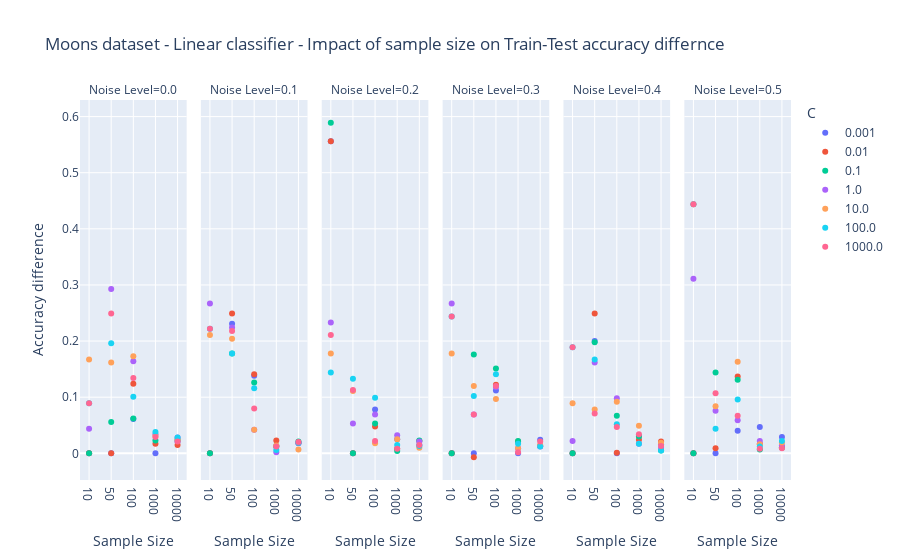

The notebook cell this image was saved under:
### Code cell
df2_lm.C = df2_lm.C.astype(str)
df2_lm.n_sample = df2_lm.n_sample.astype(str)

fig=px.scatter(df1_lm,x='n_sample',y='acc_diff',
               labels={'n_sample': 'Sample Size', 'acc_diff':'Accuracy difference', 'noise_level':'Noise Level'},
               color='C',hover_data=['n_sample'],facet_col='noise_level',
               title='Moons dataset - Linear classifier - Impact of sample size on Train-Test accuracy differnce')
fig.show()

### Figure 1 — Plotly figure (JSON) as saved in the notebook; plotly's stock layout.template omitted (floating-point values rounded to 4 significant figures)
{"data": [{"hovertemplate": "C=0.001<br>Noise Level=0.0<br>Sample Size=%{x}<br>Accuracy difference=%{y}<extra></extra>", "legendgroup": "0.001", "marker": {"color": "#636efa", "symbol": "circle"}, "mode": "markers", "name": "0.001", "orientation": "v", "showlegend": true, "type": "scatter", "x": ["10", "50", "100", "1000", "10000"], "xaxis": "x", "y": [0, 0, 0.061, 0, 0.021], "yaxis": "y"}, {"hovertemplate": "C=0.001<br>Noise Level=0.1<br>Sample Size=%{x}<br>Accuracy difference=%{y}<extra></extra>", "legendgroup": "0.001", "marker": {"color": "#636efa", "symbol": "circle"}, "mode": "markers", "name": "0.001", "orientation": "v", "showlegend": false, "type": "scatter", "x": ["10", "50", "100", "1000", "10000"], "xaxis": "x2", "y": [0, 0.231, 0.138, 0.012, 0.018], "yaxis": "y2"}, {"hovertemplate": "C=0.001<br>Noise Level=0.2<br>Sample Size=%{x}<br>Accuracy difference=%{y}<extra></extra>", "legendgroup": "0.001", "marker": {"color": "#636efa", "symbol": "circle"}, "mode": "markers", "name": "0.001", "orientation": "v", "showlegend": false, "type": "scatter", "x": ["10", "50", "100", "1000", "10000"], "xaxis": "x3", "y": [0.556, 0, 0.078, 0.025, 0.015], "yaxis": "y3"}, {"hovertemplate": "C=0.001<br>Noise Level=0.3<br>Sample Size=%{x}<br>Accuracy difference=%{y}<extra></extra>", "legendgroup": "0.001", "marker": {"color": "#636efa", "symbol": "circle"}, "mode": "markers", "name": "0.001", "orientation": "v", "showlegend": false, "type": "scatter", "x": ["10", "50", "100", "1000", "10000"], "xaxis": "x4", "y": [0, 0, 0.112, 0, 0.024], "yaxis": "y4"}, {"hovertemplate": "C=0.001<br>Noise Level=0.4<br>Sample Size=%{x}<br>Accuracy difference=%{y}<extra></extra>", "legendgroup": "0.001", "marker": {"color": "#636efa", "symbol": "circle"}, "mode": "markers", "name": "0.001", "orientation": "v", "showlegend": false, "type": "scatter", "x": ["10", "50", "100", "1000", "10000"], "xaxis": "x5", "y": [0, 0.2, 0, 0.031, 0.016], "yaxis": "y5"}, {"hovertemplate": "C=0.001<br>Noise Level=0.5<br>Sample Size=%{x}<br>Accuracy difference=%{y}<extra></extra>", "legendgroup": "0.001", "marker": {"color": "#636efa", "symbol": "circle"}, "mode": "markers", "name": "0.001", "orientation": "v", "showlegend": false, "type": "scatter", "x": ["10", "50", "100", "1000", "10000"], "xaxis": "x6", "y": [0, 0, 0.04, 0.047, 0.029], "yaxis": "y6"}, {"hovertemplate": "C=0.01<br>Noise Level=0.0<br>Sample Size=%{x}<br>Accuracy difference=%{y}<extra></extra>", "legendgroup": "0.01", "marker": {"color": "#EF553B", "symbol": "circle"}, "mode": "markers", "name": "0.01", "orientation": "v", "showlegend": true, "type": "scatter", "x": ["10", "50", "100", "1000", "10000"], "xaxis": "x", "y": [0, 0, 0.124, 0.017, 0.015], "yaxis": "y"}, {"hovertemplate": "C=0.01<br>Noise Level=0.1<br>Sample Size=%{x}<br>Accuracy difference=%{y}<extra></extra>", "legendgroup": "0.01", "marker": {"color": "#EF553B", "symbol": "circle"}, "mode": "markers", "name": "0.01", "orientation": "v", "showlegend": false, "type": "scatter", "x": ["10", "50", "100", "1000", "10000"], "xaxis": "x2", "y": [0, 0.249, 0.141, 0.023, 0.019], "yaxis": "y2"}, {"hovertemplate": "C=0.01<br>Noise Level=0.2<br>Sample Size=%{x}<br>Accuracy difference=%{y}<extra></extra>", "legendgroup": "0.01", "marker": {"color": "#EF553B", "symbol": "circle"}, "mode": "markers", "name": "0.01", "orientation": "v", "showlegend": false, "type": "scatter", "x": ["10", "50", "100", "1000", "10000"], "xaxis": "x3", "y": [0.556, 0, 0.048, 0.008, 0.022], "yaxis": "y3"}, {"hovertemplate": "C=0.01<br>Noise Level=0.3<br>Sample Size=%{x}<br>Accuracy difference=%{y}<extra></extra>", "legendgroup": "0.01", "marker": {"color": "#EF553B", "symbol": "circle"}, "mode": "markers", "name": "0.01", "orientation": "v", "showlegend": false, "type": "scatter", "x": ["10", "50", "100", "1000", "10000"], "xaxis": "x4", "y": [0, -0.007, 0.122, 0.021, 0.013], "yaxis": "y4"}, {"hovertemplate": "C=0.01<br>Noise Level=0.4<br>Sample Size=%{x}<br>Accuracy difference=%{y}<extra></extra>", "legendgroup": "0.01", "marker": {"color": "#EF553B", "symbol": "circle"}, "mode": "markers", "name": "0.01", "orientation": "v", "showlegend": false, "type": "scatter", "x": ["10", "50", "100", "1000", "10000"], "xaxis": "x5", "y": [0, 0.249, 0.001, 0.024, 0.021], "yaxis": "y5"}, {"hovertemplate": "C=0.01<br>Noise Level=0.5<br>Sample Size=%{x}<br>Accuracy difference=%{y}<extra></extra>", "legendgroup": "0.01", "marker": {"color": "#EF553B", "symbol": "circle"}, "mode": "markers", "name": "0.01", "orientation": "v", "showlegend": false, "type": "scatter", "x": ["10", "50", "100", "1000", "10000"], "xaxis": "x6", "y": [0, 0.009, 0.137, 0.017, 0.011], "yaxis": "y6"}, {"hovertemplate": "C=0.1<br>Noise Level=0.0<br>Sample Size=%{x}<br>Accuracy difference=%{y}<extra></extra>", "legendgroup": "0.1", "marker": {"color": "#00cc96", "symbol": "circle"}, "mode": "markers", "name": "0.1", "orientation": "v", "showlegend": true, "type": "scatter", "x": ["10", "50", "100", "1000", "10000"], "xaxis": "x", "y": [0, 0.056, 0.062, 0.023, 0.024], "yaxis": "y"}, {"hovertemplate": "C=0.1<br>Noise Level=0.1<br>Sample Size=%{x}<br>Accuracy difference=%{y}<extra></extra>", "legendgroup": "0.1", "marker": {"color": "#00cc96", "symbol": "circle"}, "mode": "markers", "name": "0.1", "orientation": "v", "showlegend": false, "type": "scatter", "x": ["10", "50", "100", "1000", "10000"], "xaxis": "x2", "y": [0, 0.178, 0.126, 0.013, 0.021], "yaxis": "y2"}, {"hovertemplate": "C=0.1<br>Noise Level=0.2<br>Sample Size=%{x}<br>Accuracy difference=%{y}<extra></extra>", "legendgroup": "0.1", "marker": {"color": "#00cc96", "symbol": "circle"}, "mode": "markers", "name": "0.1", "orientation": "v", "showlegend": false, "type": "scatter", "x": ["10", "50", "100", "1000", "10000"], "xaxis": "x3", "y": [0.589, 0, 0.053, 0.004, 0.023], "yaxis": "y3"}, {"hovertemplate": "C=0.1<br>Noise Level=0.3<br>Sample Size=%{x}<br>Accuracy difference=%{y}<extra></extra>", "legendgroup": "0.1", "marker": {"color": "#00cc96", "symbol": "circle"}, "mode": "markers", "name": "0.1", "orientation": "v", "showlegend": false, "type": "scatter", "x": ["10", "50", "100", "1000", "10000"], "xaxis": "x4", "y": [0, 0.176, 0.151, 0.022, 0.013], "yaxis": "y4"}, {"hovertemplate": "C=0.1<br>Noise Level=0.4<br>Sample Size=%{x}<br>Accuracy difference=%{y}<extra></extra>", "legendgroup": "0.1", "marker": {"color": "#00cc96", "symbol": "circle"}, "mode": "markers", "name": "0.1", "orientation": "v", "showlegend": false, "type": "scatter", "x": ["10", "50", "100", "1000", "10000"], "xaxis": "x5", "y": [0, 0.198, 0.067, 0.03, 0.005], "yaxis": "y5"}, {"hovertemplate": "C=0.1<br>Noise Level=0.5<br>Sample Size=%{x}<br>Accuracy difference=%{y}<extra></extra>", "legendgroup": "0.1", "marker": {"color": "#00cc96", "symbol": "circle"}, "mode": "markers", "name": "0.1", "orientation": "v", "showlegend": false, "type": "scatter", "x": ["10", "50", "100", "1000", "10000"], "xaxis": "x6", "y": [0, 0.144, 0.131, 0.007, 0.01], "yaxis": "y6"}, {"hovertemplate": "C=1.0<br>Noise Level=0.0<br>Sample Size=%{x}<br>Accuracy difference=%{y}<extra></extra>", "legendgroup": "1.0", "marker": {"color": "#ab63fa", "symbol": "circle"}, "mode": "markers", "name": "1.0", "orientation": "v", "showlegend": true, "type": "scatter", "x": ["10", "50", "100", "1000", "10000"], "xaxis": "x", "y": [0.044, 0.293, 0.164, 0.034, 0.028], "yaxis": "y"}, {"hovertemplate": "C=1.0<br>Noise Level=0.1<br>Sample Size=%{x}<br>Accuracy difference=%{y}<extra></extra>", "legendgroup": "1.0", "marker": {"color": "#ab63fa", "symbol": "circle"}, "mode": "markers", "name": "1.0", "orientation": "v", "showlegend": false, "type": "scatter", "x": ["10", "50", "100", "1000", "10000"], "xaxis": "x2", "y": [0.267, 0.224, 0.042, 0.002, 0.019], "yaxis": "y2"}, {"hovertemplate": "C=1.0<br>Noise Level=0.2<br>Sample Size=%{x}<br>Accuracy difference=%{y}<extra></extra>", "legendgroup": "1.0", "marker": {"color": "#ab63fa", "symbol": "circle"}, "mode": "markers", "name": "1.0", "orientation": "v", "showlegend": false, "type": "scatter", "x": ["10", "50", "100", "1000", "10000"], "xaxis": "x3", "y": [0.233, 0.053, 0.069, 0.032, 0.021], "yaxis": "y3"}, {"hovertemplate": "C=1.0<br>Noise Level=0.3<br>Sample Size=%{x}<br>Accuracy difference=%{y}<extra></extra>", "legendgroup": "1.0", "marker": {"color": "#ab63fa", "symbol": "circle"}, "mode": "markers", "name": "1.0", "orientation": "v", "showlegend": false, "type": "scatter", "x": ["10", "50", "100", "1000", "10000"], "xaxis": "x4", "y": [0.267, 0.069, 0.118, 0.009, 0.012], "yaxis": "y4"}, {"hovertemplate": "C=1.0<br>Noise Level=0.4<br>Sample Size=%{x}<br>Accuracy difference=%{y}<extra></extra>", "legendgroup": "1.0", "marker": {"color": "#ab63fa", "symbol": "circle"}, "mode": "markers", "name": "1.0", "orientation": "v", "showlegend": false, "type": "scatter", "x": ["10", "50", "100", "1000", "10000"], "xaxis": "x5", "y": [0.022, 0.162, 0.098, 0.017, 0.01], "yaxis": "y5"}, {"hovertemplate": "C=1.0<br>Noise Level=0.5<br>Sample Size=%{x}<br>Accuracy difference=%{y}<extra></extra>", "legendgroup": "1.0", "marker": {"color": "#ab63fa", "symbol": "circle"}, "mode": "markers", "name": "1.0", "orientation": "v", "showlegend": false, "type": "scatter", "x": ["10", "50", "100", "1000", "10000"], "xaxis": "x6", "y": [0.311, 0.076, 0.059, 0.022, 0.014], "yaxis": "y6"}, {"hovertemplate": "C=10.0<br>Noise Level=0.0<br>Sample Size=%{x}<br>Accuracy difference=%{y}<extra></extra>", "legendgroup": "10.0", "marker": {"color": "#FFA15A", "symbol": "circle"}, "mode": "markers", "name": "10.0", "orientation": "v", "showlegend": true, "type": "scatter", "x": ["10", "50", "100", "1000", "10000"], "xaxis": "x", "y": [0.167, 0.162, 0.173, 0.031, 0.024], "yaxis": "y"}, {"hovertemplate": "C=10.0<br>Noise Level=0.1<br>Sample Size=%{x}<br>Accuracy difference=%{y}<extra></extra>", "legendgroup": "10.0", "marker": {"color": "#FFA15A", "symbol": "circle"}, "mode": "markers", "name": "10.0", "orientation": "v", "showlegend": false, "type": "scatter", "x": ["10", "50", "100", "1000", "10000"], "xaxis": "x2", "y": [0.211, 0.204, 0.042, 0.014, 0.007], "yaxis": "y2"}, {"hovertemplate": "C=10.0<br>Noise Level=0.2<br>Sample Size=%{x}<br>Accuracy difference=%{y}<extra></extra>", "legendgroup": "10.0", "marker": {"color": "#FFA15A", "symbol": "circle"}, "mode": "markers", "name": "10.0", "orientation": "v", "showlegend": false, "type": "scatter", "x": ["10", "50", "100", "1000", "10000"], "xaxis": "x3", "y": [0.178, 0.111, 0.018, 0.025, 0.01], "yaxis": "y3"}, {"hovertemplate": "C=10.0<br>Noise Level=0.3<br>Sample Size=%{x}<br>Accuracy difference=%{y}<extra></extra>", "legendgroup": "10.0", "marker": {"color": "#FFA15A", "symbol": "circle"}, "mode": "markers", "name": "10.0", "orientation": "v", "showlegend": false, "type": "scatter", "x": ["10", "50", "100", "1000", "10000"], "xaxis": "x4", "y": [0.178, 0.12, 0.097, 0.009, 0.015], "yaxis": "y4"}, {"hovertemplate": "C=10.0<br>Noise Level=0.4<br>Sample Size=%{x}<br>Accuracy difference=%{y}<extra></extra>", "legendgroup": "10.0", "marker": {"color": "#FFA15A", "symbol": "circle"}, "mode": "markers", "name": "10.0", "orientation": "v", "showlegend": false, "type": "scatter", "x": ["10", "50", "100", "1000", "10000"], "xaxis": "x5", "y": [0.089, 0.078, 0.092, 0.049, 0.019], "yaxis": "y5"}, {"hovertemplate": "C=10.0<br>Noise Level=0.5<br>Sample Size=%{x}<br>Accuracy difference=%{y}<extra></extra>", "legendgroup": "10.0", "marker": {"color": "#FFA15A", "symbol": "circle"}, "mode": "markers", "name": "10.0", "orientation": "v", "showlegend": false, "type": "scatter", "x": ["10", "50", "100", "1000", "10000"], "xaxis": "x6", "y": [0.444, 0.084, 0.163, 0.016, 0.019], "yaxis": "y6"}, {"hovertemplate": "C=100.0<br>Noise Level=0.0<br>Sample Size=%{x}<br>Accuracy difference=%{y}<extra></extra>", "legendgroup": "100.0", "marker": {"color": "#19d3f3", "symbol": "circle"}, "mode": "markers", "name": "100.0", "orientation": "v", "showlegend": true, "type": "scatter", "x": ["10", "50", "100", "1000", "10000"], "xaxis": "x", "y": [0.089, 0.196, 0.101, 0.038, 0.028], "yaxis": "y"}, {"hovertemplate": "C=100.0<br>Noise Level=0.1<br>Sample Size=%{x}<br>Accuracy difference=%{y}<extra></extra>", "legendgroup": "100.0", "marker": {"color": "#19d3f3", "symbol": "circle"}, "mode": "markers", "name": "100.0", "orientation": "v", "showlegend": false, "type": "scatter", "x": ["10", "50", "100", "1000", "10000"], "xaxis": "x2", "y": [0.222, 0.178, 0.116, 0.006, 0.019], "yaxis": "y2"}, {"hovertemplate": "C=100.0<br>Noise Level=0.2<br>Sample Size=%{x}<br>Accuracy difference=%{y}<extra></extra>", "legendgroup": "100.0", "marker": {"color": "#19d3f3", "symbol": "circle"}, "mode": "markers", "name": "100.0", "orientation": "v", "showlegend": false, "type": "scatter", "x": ["10", "50", "100", "1000", "10000"], "xaxis": "x3", "y": [0.144, 0.133, 0.099, 0.015, 0.013], "yaxis": "y3"}, {"hovertemplate": "C=100.0<br>Noise Level=0.3<br>Sample Size=%{x}<br>Accuracy difference=%{y}<extra></extra>", "legendgroup": "100.0", "marker": {"color": "#19d3f3", "symbol": "circle"}, "mode": "markers", "name": "100.0", "orientation": "v", "showlegend": false, "type": "scatter", "x": ["10", "50", "100", "1000", "10000"], "xaxis": "x4", "y": [0.244, 0.102, 0.141, 0.017, 0.012], "yaxis": "y4"}, {"hovertemplate": "C=100.0<br>Noise Level=0.4<br>Sample Size=%{x}<br>Accuracy difference=%{y}<extra></extra>", "legendgroup": "100.0", "marker": {"color": "#19d3f3", "symbol": "circle"}, "mode": "markers", "name": "100.0", "orientation": "v", "showlegend": false, "type": "scatter", "x": ["10", "50", "100", "1000", "10000"], "xaxis": "x5", "y": [0.189, 0.167, 0.052, 0.017, 0.005], "yaxis": "y5"}, {"hovertemplate": "C=100.0<br>Noise Level=0.5<br>Sample Size=%{x}<br>Accuracy difference=%{y}<extra></extra>", "legendgroup": "100.0", "marker": {"color": "#19d3f3", "symbol": "circle"}, "mode": "markers", "name": "100.0", "orientation": "v", "showlegend": false, "type": "scatter", "x": ["10", "50", "100", "1000", "10000"], "xaxis": "x6", "y": [0.444, 0.044, 0.096, 0.012, 0.022], "yaxis": "y6"}, {"hovertemplate": "C=1000.0<br>Noise Level=0.0<br>Sample Size=%{x}<br>Accuracy difference=%{y}<extra></extra>", "legendgroup": "1000.0", "marker": {"color": "#FF6692", "symbol": "circle"}, "mode": "markers", "name": "1000.0", "orientation": "v", "showlegend": true, "type": "scatter", "x": ["10", "50", "100", "1000", "10000"], "xaxis": "x", "y": [0.089, 0.249, 0.134, 0.029, 0.021], "yaxis": "y"}, {"hovertemplate": "C=1000.0<br>Noise Level=0.1<br>Sample Size=%{x}<br>Accuracy difference=%{y}<extra></extra>", "legendgroup": "1000.0", "marker": {"color": "#FF6692", "symbol": "circle"}, "mode": "markers", "name": "1000.0", "orientation": "v", "showlegend": false, "type": "scatter", "x": ["10", "50", "100", "1000", "10000"], "xaxis": "x2", "y": [0.222, 0.218, 0.08, 0.012, 0.02], "yaxis": "y2"}, {"hovertemplate": "C=1000.0<br>Noise Level=0.2<br>Sample Size=%{x}<br>Accuracy difference=%{y}<extra></extra>", "legendgroup": "1000.0", "marker": {"color": "#FF6692", "symbol": "circle"}, "mode": "markers", "name": "1000.0", "orientation": "v", "showlegend": false, "type": "scatter", "x": ["10", "50", "100", "1000", "10000"], "xaxis": "x3", "y": [0.211, 0.113, 0.022, 0.008, 0.015], "yaxis": "y3"}, {"hovertemplate": "C=1000.0<br>Noise Level=0.3<br>Sample Size=%{x}<br>Accuracy difference=%{y}<extra></extra>", "legendgroup": "1000.0", "marker": {"color": "#FF6692", "symbol": "circle"}, "mode": "markers", "name": "1000.0", "orientation": "v", "showlegend": false, "type": "scatter", "x": ["10", "50", "100", "1000", "10000"], "xaxis": "x4", "y": [0.244, 0.069, 0.12, 0.002, 0.021], "yaxis": "y4"}, {"hovertemplate": "C=1000.0<br>Noise Level=0.4<br>Sample Size=%{x}<br>Accuracy difference=%{y}<extra></extra>", "legendgroup": "1000.0", "marker": {"color": "#FF6692", "symbol": "circle"}, "mode": "markers", "name": "1000.0", "orientation": "v", "showlegend": false, "type": "scatter", "x": ["10", "50", "100", "1000", "10000"], "xaxis": "x5", "y": [0.189, 0.071, 0.047, 0.034, 0.013], "yaxis": "y5"}, {"hovertemplate": "C=1000.0<br>Noise Level=0.5<br>Sample Size=%{x}<br>Accuracy difference=%{y}<extra></extra>", "legendgroup": "1000.0", "marker": {"color": "#FF6692", "symbol": "circle"}, "mode": "markers", "name": "1000.0", "orientation": "v", "showlegend": false, "type": "scatter", "x": ["10", "50", "100", "1000", "10000"], "xaxis": "x6", "y": [0.444, 0.107, 0.067, 0.008, 0.009], "yaxis": "y6"}], "layout": {"annotations": [{"font": {}, "showarrow": false, "text": "Noise Level=0.0", "x": 0.075, "xanchor": "center", "xref": "paper", "y": 1, "yanchor": "bottom", "yref": "paper"}, {"font": {}, "showarrow": false, "text": "Noise Level=0.1", "x": 0.245, "xanchor": "center", "xref": "paper", "y": 1, "yanchor": "bottom", "yref": "paper"}, {"font": {}, "showarrow": false, "text": "Noise Level=0.2", "x": 0.415, "xanchor": "center", "xref": "paper", "y": 1, "yanchor": "bottom", "yref": "paper"}, {"font": {}, "showarrow": false, "text": "Noise Level=0.3", "x": 0.585, "xanchor": "center", "xref": "paper", "y": 1, "yanchor": "bottom", "yref": "paper"}, {"font": {}, "showarrow": false, "text": "Noise Level=0.4", "x": 0.755, "xanchor": "center", "xref": "paper", "y": 1, "yanchor": "bottom", "yref": "paper"}, {"font": {}, "showarrow": false, "text": "Noise Level=0.5", "x": 0.925, "xanchor": "center", "xref": "paper", "y": 1, "yanchor": "bottom", "yref": "paper"}], "autosize": true, "legend": {"title": {"text": "C"}, "tracegroupgap": 0}, "title": {"text": "Moons dataset - Linear classifier - Impact of sample size on Train-Test accuracy differnce"}, "xaxis": {"anchor": "y", "autorange": true, "domain": [0, 0.15], "range": [-0.4061, 4.406], "title": {"text": "Sample Size"}, "type": "category"}, "xaxis2": {"anchor": "y2", "autorange": true, "domain": [0.17, 0.32], "matches": "x", "range": [-0.4061, 4.406], "title": {"text": "Sample Size"}, "type": "category"}, "xaxis3": {"anchor": "y3", "autorange": true, "domain": [0.34, 0.49], "matches": "x", "range": [-0.4061, 4.406], "title": {"text": "Sample Size"}, "type": "category"}, "xaxis4": {"anchor": "y4", "autorange": true, "domain": [0.51, 0.66], "matches": "x", "range": [-0.4061, 4.406], "title": {"text": "Sample Size"}, "type": "category"}, "xaxis5": {"anchor": "y5", "autorange": true, "domain": [0.68, 0.83], "matches": "x", "range": [-0.4061, 4.406], "title": {"text": "Sample Size"}, "type": "category"}, "xaxis6": {"anchor": "y6", "autorange": true, "domain": [0.85, 1], "matches": "x", "range": [-0.4061, 4.406], "title": {"text": "Sample Size"}, "type": "category"}, "yaxis": {"anchor": "x", "autorange": true, "domain": [0, 1], "range": [-0.05618, 0.6382], "title": {"text": "Accuracy difference"}, "type": "linear"}, "yaxis2": {"anchor": "x2", "autorange": true, "domain": [0, 1], "matches": "y", "range": [-0.05618, 0.6382], "showticklabels": false, "type": "linear"}, "yaxis3": {"anchor": "x3", "autorange": true, "domain": [0, 1], "matches": "y", "range": [-0.05618, 0.6382], "showticklabels": false, "type": "linear"}, "yaxis4": {"anchor": "x4", "autorange": true, "domain": [0, 1], "matches": "y", "range": [-0.05618, 0.6382], "showticklabels": false, "type": "linear"}, "yaxis5": {"anchor": "x5", "autorange": true, "domain": [0, 1], "matches": "y", "range": [-0.05618, 0.6382], "showticklabels": false, "type": "linear"}, "yaxis6": {"anchor": "x6", "autorange": true, "domain": [0, 1], "matches": "y", "range": [-0.05618, 0.6382], "showticklabels": false, "type": "linear"}}}
